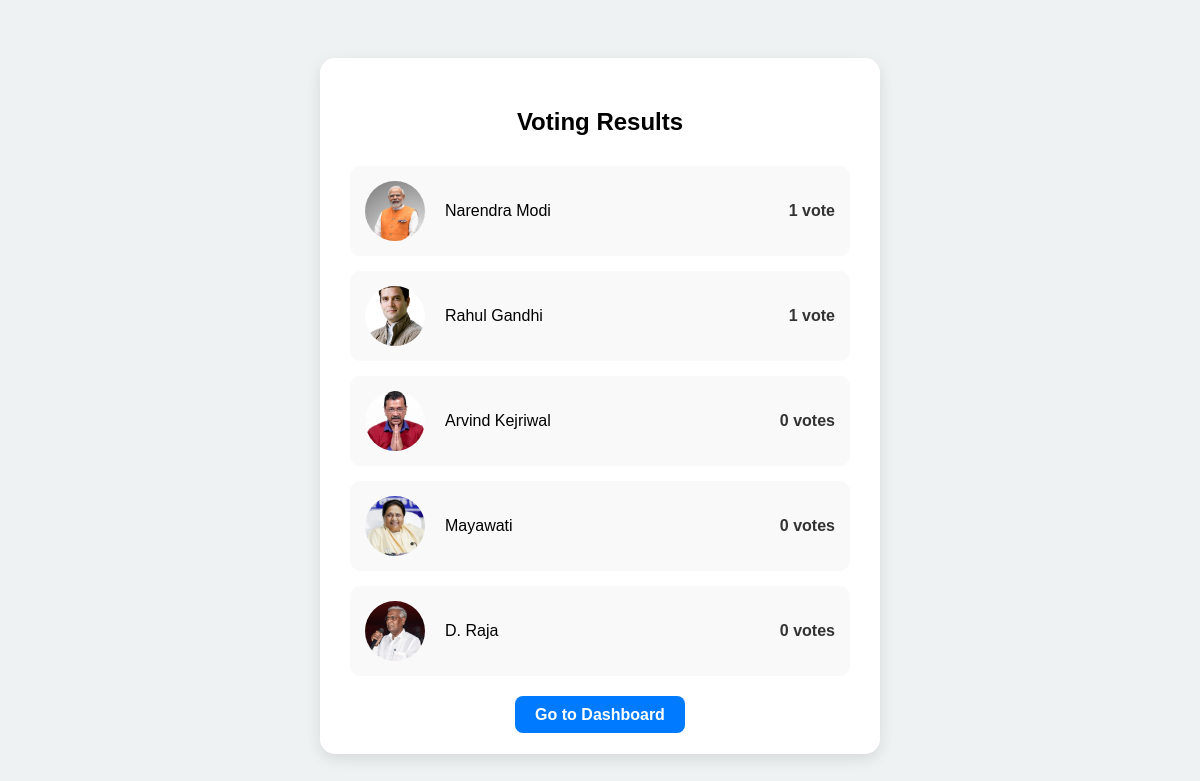
Before: /admin/results with the older database file.
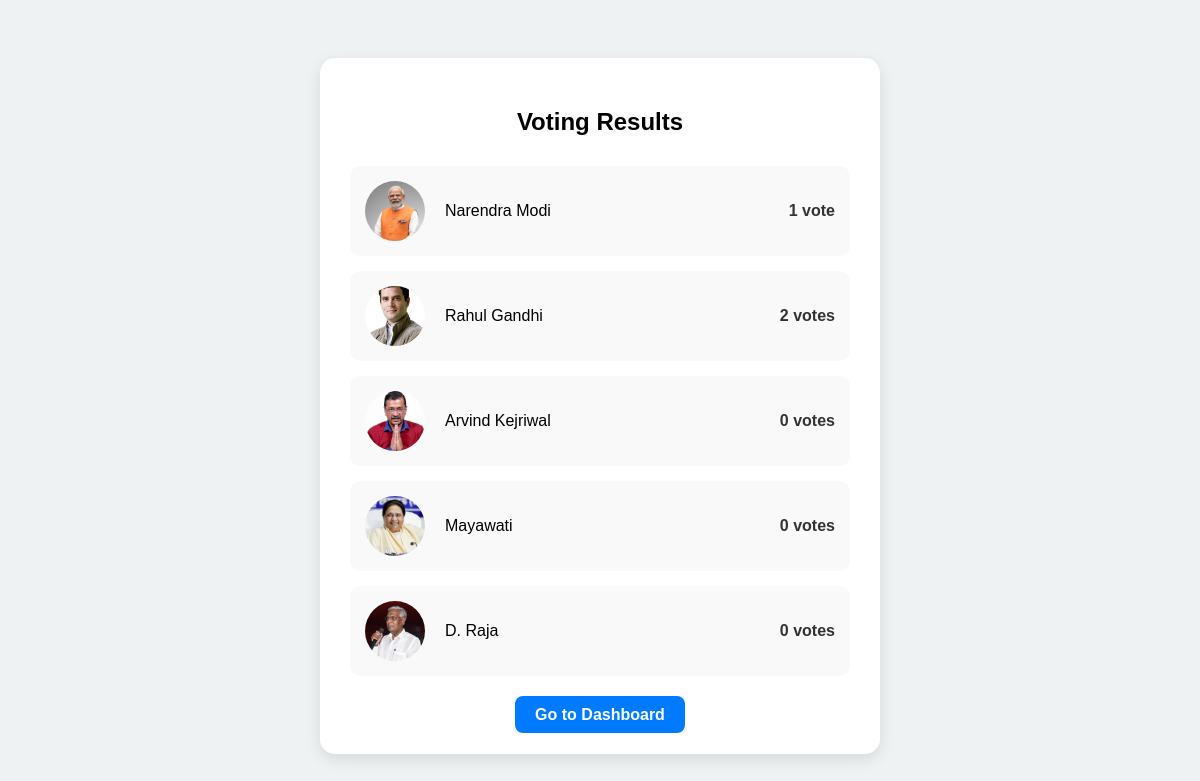
After: the same page with the newer database file.
### app.py (models this page shows)
class Candidate(db.Model):
    id = db.Column(db.Integer, primary_key=True)
    name = db.Column(db.String(100), nullable=False)
    image = db.Column(db.String(100), nullable=False)
    votes = db.Column(db.Integer, default=0)

### app.py (the view)
@app.route('/admin/results')
def results():
    candidates = Candidate.query.all()
    return render_template('result.html', candidates=candidates)

### templates/result.html (shortened to what this page needs)
<!DOCTYPE html>
<html lang="en">
<head>
</head>
<body>
    <div class="results-box">
        <h2>Voting Results</h2>
        {% for candidate in candidates %}
        <div class="candidate">
            <div class="info">
                <img src="{{ url_for('static', filename=candidate.image.split('static/')[-1]) }}" alt="{{ candidate.name }}">
                <span>{{ candidate.name }}</span>
            </div>
            <div class="votes">{{ candidate.votes }} vote{{ 's' if candidate.votes != 1 else '' }}</div>
        </div>
        {% else %}
        <p>No candidates available.</p>
        {% endfor %}
        <div style="margin-top: 30px; text-align: center;">
        <a href="{{ url_for('admin_dashboard') }}"
           style="padding: 10px 20px; background-color: #007bff; color: white;
                  text-decoration: none; border-radius: 8px; font-weight: bold;">
            Go to Dashboard
        </a>
        </div>
    </div>
</body>
</html>

### templates/result.html (style rules this page uses)
body { font-family: Arial, sans-serif; background: #eef2f3; display: flex; justify-content: center; align-items: flex-start; padding-top: 50px; min-height: 100vh; }
.results-box { background: #fff; padding: 30px; border-radius: 15px; box-shadow: 0 5px 15px rgba(0,0,0,0.1); width: 500px; text-align: center; }
h2 { margin-bottom: 30px; }
.candidate { display: flex; align-items: center; justify-content: space-between; background: #f9f9f9; padding: 15px; margin-bottom: 15px; border-radius: 10px; }
.candidate img { height: 60px; width: 60px; border-radius: 50%; object-fit: cover; margin-right: 20px; }
.info { display: flex; align-items: center; }
.votes { font-weight: bold; color: #333; }

Changed rows visible on the page:
changed Candidate "Rahul Gandhi": votes "1" → "2"; votes (not shown) → "s"
